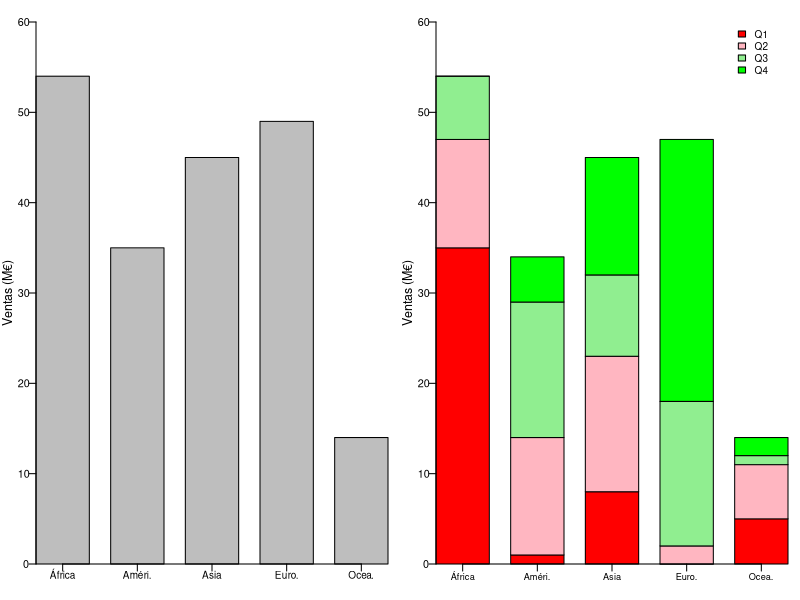

This chart was generated by the following R code:
datosGapminder <- read.csv2("datosGapminder.csv")
#x = subset(datosGapminder, anio==2019 & Poblacion > 100000)
x = subset(datosGapminder, anio==2019)

png("donutPoblacion.png", width=1282.5, height=674.5, res = 300)

nAfrica = sum(x$Cont == "Africa")
nAmerica = sum(x$Cont == "America")
nAsia = sum(x$Cont == "Asia")
nEuropa = sum(x$Cont == "Europa")
nOceania = sum(x$Cont == "Oceania")

t = 0.65
Values_1 = c(nAfrica, nAmerica, nAsia, nEuropa, nOceania)
Zona <- c("África","Améri.","Asia","Euro.", "Ocea.")

par(mar=c(1.7, 1.7, 1, 0.5) + 0.1, mgp = c(0,0.4,0), mfrow=c(1,2), xpd = TRUE)
barplot(Values_1,
        ylab = "", xlab = "", ylim = c(0, 60),
        xaxs="i", yaxs="i", xaxt='n', yaxt='n',
        space=c(0, 0.4, 0.4, 0.4, 0.4))
axis(1, seq(0.5, 6.1, by=1.4), labels = Zona, tck=-0.02, cex.axis=t-0.05, padj = -1.15, xpd = NA)
axis(2, seq(0, 60, by=10), tck=-0.02, hadj = 0.85, las=1, cex.axis=t)

mtext(side = 2, text = "Ventas (M€)", line = 1, cex=t+0.1)


q1 = quantile(x$RentaPC, 0.25, na.rm = TRUE)
q2 = quantile(x$RentaPC, 0.5, na.rm = TRUE)
q3 = quantile(x$RentaPC, 0.75, na.rm = TRUE)

nq1Africa = sum(x$Cont == "Africa" & x$RentaPC < q1)
nq2Africa = sum(x$Cont == "Africa" & x$RentaPC > q1 & x$RentaPC < q2)
nq3Africa = sum(x$Cont == "Africa" & x$RentaPC > q2 & x$RentaPC < q3)
nq4Africa = sum(x$Cont == "Africa" & x$RentaPC > q3)

nq1America = sum(x$Cont == "America" & x$RentaPC < q1)
nq2America = sum(x$Cont == "America" & x$RentaPC > q1 & x$RentaPC < q2)
nq3America = sum(x$Cont == "America" & x$RentaPC > q2 & x$RentaPC < q3)
nq4America = sum(x$Cont == "America" & x$RentaPC > q3)

nq1Asia = sum(x$Cont == "Asia" & x$RentaPC < q1)
nq2Asia = sum(x$Cont == "Asia" & x$RentaPC > q1 & x$RentaPC < q2)
nq3Asia = sum(x$Cont == "Asia" & x$RentaPC > q2 & x$RentaPC < q3)
nq4Asia = sum(x$Cont == "Asia" & x$RentaPC > q3)

nq1Europa = sum(x$Cont == "Europa" & x$RentaPC < q1, na.rm = TRUE)
nq2Europa = sum(x$Cont == "Europa" & x$RentaPC > q1 & x$RentaPC < q2, na.rm = TRUE)
nq3Europa = sum(x$Cont == "Europa" & x$RentaPC > q2 & x$RentaPC < q3, na.rm = TRUE)
nq4Europa = sum(x$Cont == "Europa" & x$RentaPC > q3, na.rm = TRUE)

nq1Oceania = sum(x$Cont == "Oceania" & x$RentaPC < q1)
nq2Oceania = sum(x$Cont == "Oceania" & x$RentaPC > q1 & x$RentaPC < q2)
nq3Oceania = sum(x$Cont == "Oceania" & x$RentaPC > q2 & x$RentaPC < q3)
nq4Oceania = sum(x$Cont == "Oceania" & x$RentaPC > q3)



lg <- c("Q1","Q2","Q3", "Q4")
colors = c("red","lightpink", "lightgreen", "green")

Values_2 <- matrix(c(nq1Africa, nq1America, nq1Asia,  nq1Europa, nq1Oceania,  
                     nq2Africa, nq2America, nq2Asia,  nq2Europa, nq2Oceania,  
                     nq3Africa, nq3America, nq3Asia,  nq3Europa, nq3Oceania,
                     nq4Africa, nq4America, nq4Asia,  nq4Europa, nq4Oceania), 
                   nrow = 4, ncol = 5, byrow = TRUE)

barplot(Values_2,
        ylab = "", xlab = "", ylim = c(0, 60), col = colors,
        xaxs="i", yaxs="i", xaxt='n', yaxt='n',
        space=c(0, 0.4, 0.4, 0.4, 0.4))
axis(1, seq(0.5, 6.1, by=1.4), labels = Zona, tck=-0.02, cex.axis=t-0.1, padj = -1.15, xpd = NA)
axis(2, seq(0, 60, by=10), tck=-0.02, hadj = 0.85, las=1, cex.axis=t)

mtext(side = 2, text = "Ventas (M€)", line = 1, cex=t+0.1)

legend(5.5, 60, lg, cex = t-0.05, fill = colors, bty = "n")
dev.off()
